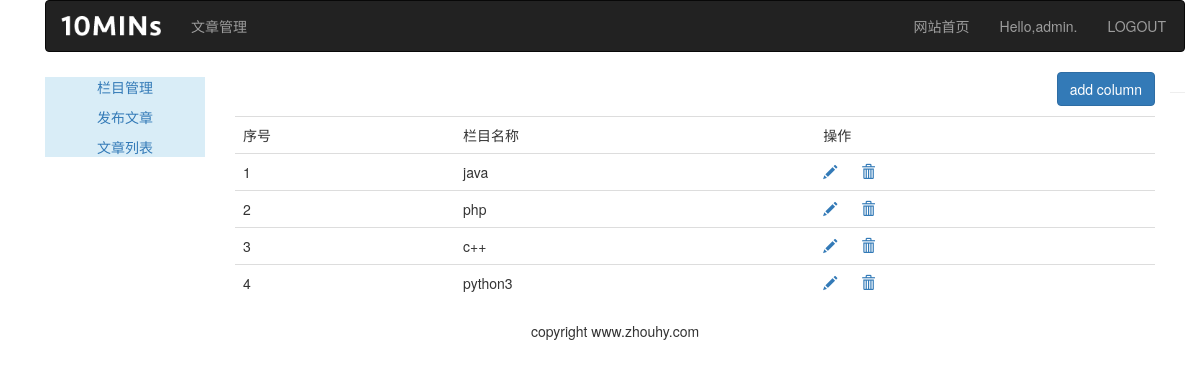
/article/article_column/ (signed in), run on the app's committed database.
### article/models.py (models this page shows, shortened)
class ArticleColumn(models.Model):
    user = models.ForeignKey(User, related_name='article_column', on_delete=models.CASCADE)
    column = models.CharField(max_length=200)
    created = models.DateField(auto_now_add=True)

### article/views.py (the view, shortened to what this page needs)
@login_required(login_url='/account/login/')
@csrf_exempt
def article_column(request):
    if request.method == 'GET':
        columns = ArticleColumn.objects.filter(user=request.user)
        column_form = ArticleColumnForm()
        return render(request, "article/column/article_column.html", {"columns": columns, "column_form": column_form})

### templates/article/column/article_column.html (shortened to what this page needs)
{% extends 'article/base.html' %}
{% load staticfiles %}
{% block content %}
    <div>
        <p class="text-right">
            <button id="add_column" class="btn btn-primary" onclick="add_column()">add column</button>
        </p>
        <table class="table table-hover">
            <tr>
                <td>序号</td>
                <td>栏目名称</td>
                <td>操作</td>
            </tr>
            {% for column in columns %}
                <tr>
                    <td>{{ forloop.counter }}</td>
                    <td>{{ column.column }}</td>
                    <td>
                        <a name="edit" href="javascript:" onclick="edit_column(this,{{ column.id }})">
                            <span class="glyphicon glyphicon-pencil"></span>
                        </a>
                        <a name="delete" href="javascript:" onclick="del_column(this,{{ column.id }})">
                            <span class="glyphicon glyphicon-trash" style="margin-left: 20px"></span>
                        </a>
                    </td>
                </tr>
            {% empty %}
                <p>还没有设置栏目</p>
            {% endfor %}
        </table>
    </div>
{% endblock %}

### templates/article/header.html
{% load staticfiles %}
<div class="container">
    <nav class="navbar navbar-inverse" role="navigation">
        <div class="navbar-header">
            <a class="navbar-brand" href="http://www.zhouhy.com">
                <img src="{% static '/images/tenlogo.png' %}" width="100px">
            </a>
        </div>
        <div style="margin-right: 18px">
            <ul class="nav navbar-nav" role="tablist">
                <li><a href="{% url 'article:article_column' %}">文章管理</a></li>
            </ul>
            <ul class="nav navbar-nav navbar-right">
                <li><a href="{% url 'blog:blog_title' %}">网站首页</a></li>
                <li><a>Hello,{{ user.username }}.</a></li>
                <li><a href="{% url 'account:user_logout' %}">LOGOUT</a></li>
            </ul>
        </div>
    </nav>
</div>

### data on the page
ArticleColumn: column "java"
ArticleColumn: column "php"
ArticleColumn: column "c++"
ArticleColumn: column "python3"

### other printed values
{{ user.username }} "admin"
